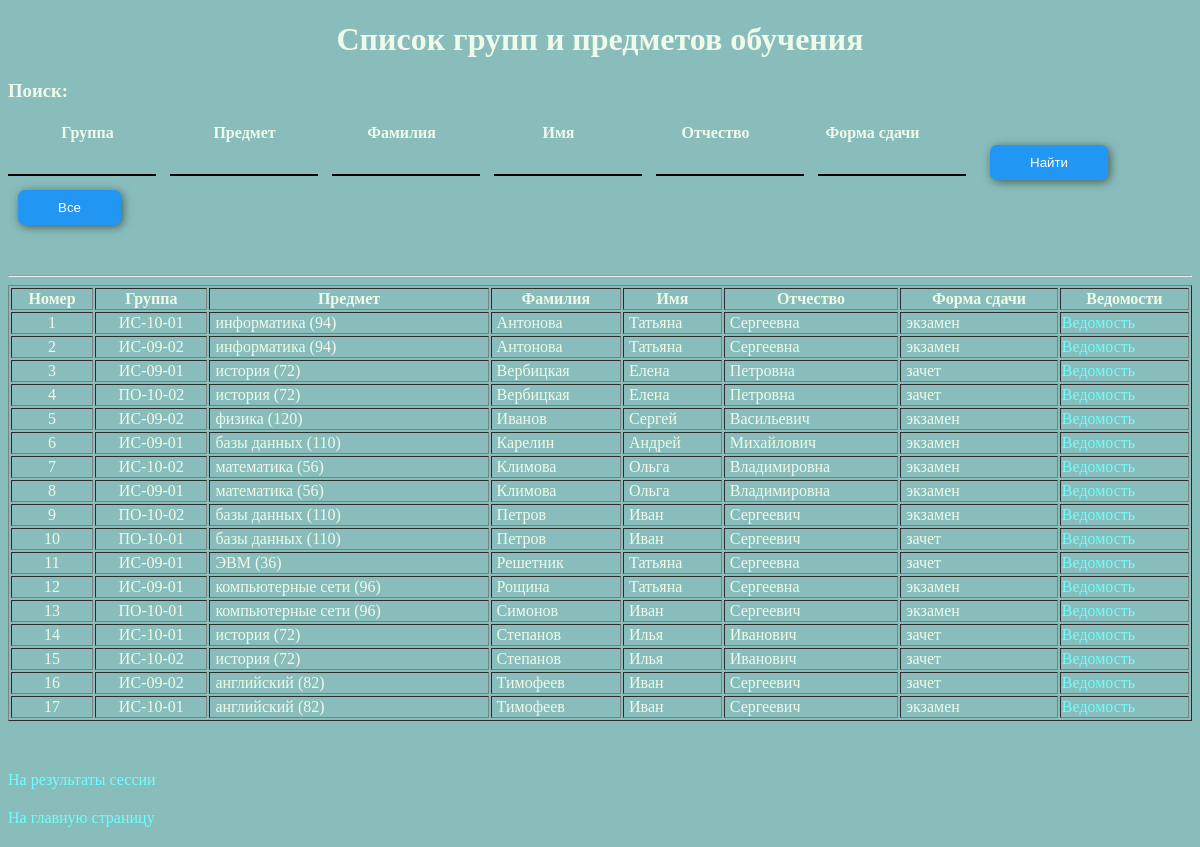
The page /project/views/groups_subjects.php on the database its author committed.
### tables this page shows
CREATE TABLE `groups_subjects` (
  `id` smallint(6) NOT NULL,
  `group_id` smallint(6) DEFAULT NULL,
  `subject_id` smallint(6) DEFAULT NULL,
  `lecturer_id` smallint(6) DEFAULT NULL,
  `exam_test` enum('экзамен','зачет') DEFAULT NULL
);

CREATE TABLE `groups` (
  `id` smallint(6) NOT NULL,
  `name` char(10) DEFAULT NULL
);

CREATE TABLE `subjects` (
  `id` smallint(6) NOT NULL,
  `name` char(50) DEFAULT NULL,
  `hours` smallint(6) DEFAULT NULL
);

CREATE TABLE `lecturers` (
  `id` smallint(6) NOT NULL,
  `surname` char(20) DEFAULT NULL,
  `name` char(15) DEFAULT NULL,
  `patronymic` char(20) DEFAULT NULL,
  `post_id` tinyint(4) DEFAULT NULL,
  `faculty_id` tinyint(4) DEFAULT NULL
);

### project/consts/paths.php (called while the page is built)
<?php
$PATHS = [
    'footer' => '/../modules/footer.php',
    'css' => '/css/styles.css',
    'js' => '/js/main.js'
];
?>

### project/helpers/Path.php (called while the page is built)
<?php
require_once(__DIR__ . '/../consts/paths.php');
function getPathToModule(string $module): string {
    global $PATHS;
    return $PATHS[$module];
}
function includeModule(string $module): void {
    require_once(__DIR__ . getPathToModule($module));
}
?>

### project/helpers/String.php (called while the page is built, shortened)
<?php
function strStartsWith(string $haystack, $needle): bool {
	if(is_array($needle)) {
		return false;
	}
	return 0 === strpos($haystack, $needle);
}
function strEndsWith(string $haystack, $needle ): bool {
	if ('' === $haystack && '' !== $needle) return false;
	$len = strlen($needle);
	return 0 === substr_compare($haystack, $needle, -$len, $len);
}
?>

### project/helpers/URL.php (called while the page is built, shortened)
<?php
require_once(__DIR__ . '/../consts/URL.php');
require_once(__DIR__ . '/String.php');
function makeURL(string $page, string $form = 'view', $GETparams = '', $GETvalues = ''): string {
    global $constsViewURL, $constsDeleteFormURL, $constsInsertFormURL, $constsUpdateFormURL;
    $URL = '';
    switch($form) {
        case 'view': $URL = $constsViewURL[$page]; break;
        default: $URL = $constsViewURL[$page];
    }
    return addURLParams($URL, $GETparams, $GETvalues);
}
function addURLParams(string $URL, $GETparams = '', $GETvalues = ''): string {
    if(!empty($GETparams) AND !empty($GETvalues)) {
        return $URL . '?' . $GETparams . '=' . $GETvalues;
    }
    return $URL;
}
function normalizeURL(string $URL): string {
    $URLwithoutArgs = substr($URL, 0, strpos($URL, '?'));
    if(strEndsWith($URL, '.php')) $URL = substr($URL, 0, -4);
    return $URL;
}
function getCurrentURL(): string {
    return normalizeURL($_SERVER['REQUEST_URI']);
}
?>

### project/helpers/DB.php (called while the page is built, shortened)
<?php
function rowExist($result): bool {
    return mysqli_num_rows($result);
}
?>

### project/consts/URL.php (called while the page is built, shortened)
<?php
$constsViewURL = [
    'academic_performance' => '/views/academic_performance',
    'faculties' => '/views/faculties',
    'groups_subjects' => '/views/groups_subjects',
    'groups' => '/views/groups',
    'index' => '/index',
    'know_group' => '/views/know_group',
    'lecturers_search' => '/views/lecturers_search',
    'lecturers' => '/views/lecturers',
    'login' => '/views/login',
    'logout' => '/views/logout',
    'registration' => '/views/registration',
    'session_results' => '/views/session_results',
    'students_search' => '/views/students_search',
    'students' => '/views/students',
    'subjects' => '/views/subjects',
    'users' => '/views/users'
];
?>

### project/views/groups_subjects.php (the view, shortened to what this page needs)
<?php
require_once(__DIR__ . '/../helpers/Authorization.php');
$keywords = ['group' => '', 'subject' => '', 'surname' => '', 'name' => '', 'patronymic' => '', 'exam_test' => ''];
$query_groups_subjects = "SELECT groups.name as group_name, subjects.name as subject, subjects.hours as subject_hours, lecturers.surname,
    lecturers.name, lecturers.patronymic, groups_subjects.exam_test, groups_subjects.id as group_subject_id
    FROM groups, subjects, lecturers, groups_subjects
    WHERE groups_subjects.group_id = groups.id
    AND groups_subjects.subject_id = subjects.id
    AND groups_subjects.lecturer_id = lecturers.id
    %s %s %s %s %s %s
    ORDER BY surname ASC";
$search_query_groups_subjects_group = $keywords['group'] ? sprintf("AND groups.name LIKE '%%%s%%' ",  $keywords['group']) : "";
$search_query_groups_subjects_subject = $keywords['subject'] ? sprintf("AND subjects.name LIKE '%%%s%%' ",  $keywords['subject']) : "";
$search_query_groups_subjects_surname = $keywords['surname'] ? sprintf("AND lecturers.surname LIKE '%%%s%%' ",  $keywords['surname']) : "";
$search_query_groups_subjects_name = $keywords['name'] ? sprintf("AND lecturers.name LIKE '%%%s%%' ",  $keywords['name']) : "";
$search_query_groups_subjects_patronymic = $keywords['patronymic'] ? sprintf("AND lecturers.patronymic LIKE '%%%s%%' ",  $keywords['patronymic']) : "";
$search_query_groups_subjects_exam_test = $keywords['exam_test'] ? sprintf("AND groups_subjects.exam_test LIKE '%%%s%%' ",  $keywords['exam_test']) : "";
$query_groups_subjects = sprintf($query_groups_subjects, $search_query_groups_subjects_group,
$search_query_groups_subjects_subject, $search_query_groups_subjects_surname,
$search_query_groups_subjects_name, $search_query_groups_subjects_patronymic,
$search_query_groups_subjects_exam_test);
$result_groups_subjects = mysqli_query($connection, $query_groups_subjects) or die($connection->error);
$group_subject_row = mysqli_fetch_assoc($result_groups_subjects);
?>
<!DOCTYPE html>
<html lang="ru">
<head>
  <link href="<?php echo getPathToModule('css'); ?>" rel="stylesheet" type="text/css" charset="utf-8">
</head>
<body>
  <h1>Список групп и предметов обучения</h1>
  <h3>Поиск:</h3>
   <table border="0" cellspacing="2" cellpadding="1">
      <tr class="tr-nohover">
        <th width="153px" scope="col">Группа</th>
        <th width="153px" scope="col">Предмет</th>
        <th width="153px" scope="col">Фамилия </th>
        <th width="153px" scope="col">Имя</th>
        <th width="153px" scope="col">Отчество</th>
        <th width="153px" scope="col">Форма сдачи</th>
      </tr>
    </table>
  <form action="<?php echo getCurrentURL(); ?>" method="get" enctype="text/plain" autocomplete="off">
    <input name="group" type="text" class="border-bottom" value="<?php echo $keywords['group']; ?>" size="13">
    <input name="subject" type="text" class="border-bottom" value="<?php echo $keywords['subject']; ?>"size="13">
    <input name="surname" type="text" class="border-bottom" value="<?php echo $keywords['surname']; ?>"size="13">
    <input name="name" type="text" class="border-bottom" value="<?php echo $keywords['name']; ?>"size="13">
    <input name="patronymic" type="text" class="border-bottom" value="<?php echo $keywords['patronymic']; ?>"size="13">
    <input name="exam_test" type="text" class="border-bottom" value="<?php echo $keywords['exam_test']; ?>"size="13">
    <input type="submit" name="Submit" value="Найти" class="blueButton">
  </form>
  <form action="<?php echo getCurrentURL(); ?>" method="get" enctype="text/plain">
    <input type="submit" name="Submit" value="Все" class="blueButton" style="margin-top: 10px;">
  </form>
  <p>&nbsp;</p>
  <hr>
<?php if (rowExist($result_groups_subjects)) { ?>
  <table width="100%"  border="1" cellspacing="2" cellpadding="1">
    <tr>
      <th scope="col">Номер</th>
      <th scope="col">Группа</th>
      <th scope="col">Предмет</th>
      <th scope="col">Фамилия </th>
      <th scope="col">Имя</th>
      <th scope="col">Отчество</th>
      <th scope="col">Форма сдачи</th>
      <th scope="col">Ведомости</th>
    </tr>
<?php $i=1; do { ?>
    <tr>
      <td class="center"><?php echo $i; ?></td>
      <td class="center"><?php echo $group_subject_row['group_name']; ?></td>
      <td class="paddingLeft"><?php echo $group_subject_row['subject'] . ' (' . $group_subject_row['subject_hours'] . ')'; ?></td>
      <td class="paddingLeft"><?php echo $group_subject_row['surname']; ?></td>
      <td class="paddingLeft"><?php echo $group_subject_row['name']; ?></td>
      <td class="paddingLeft"><?php echo $group_subject_row['patronymic']; ?></td>
      <td class="paddingLeft"><?php echo $group_subject_row['exam_test']; ?></td>
      <td><a href="<?php echo makeURL('academic_performance', '', 'group_subject', $group_subject_row['group_subject_id']); ?>">Ведомость</a></td>
    </tr>
<?php $i++; } while($group_subject_row = mysqli_fetch_assoc($result_groups_subjects)); freeResult($result_groups_subjects); ?>
  </table>
<?php } else { ?>
  <h3>Преподавателей на данной кафедре пока нет!</h3>
<?php } ?>
<p>&nbsp;</p>
  <p><a href="<?php echo makeURL('session_results'); ?>">На результаты сессии</a> </p>
<?php includeModule('footer'); ?>

### project/modules/footer.php
    <div class="footer">
<?php if(getCurrentURL() != normalizeURL(makeURL('index')) && getCurrentURL() != '/') { ?>
        <a href="<?php echo makeURL('index'); ?>">На главную страницу</a>
<?php } ?>
    </div>
</body>
</html>

### project/css/styles.css (style rules this page uses)
body { background-color: #89bdbb; color: #effaea; }
h1 { text-align: center; }
.paddingLeft { padding-left: 5px; }
.center { text-align: center; }
a { color: #6DFFFF; text-decoration: none; transition: color 1s, border 0.5s; }
.footer { overflow-x: hidden; margin: 20px 0 20px 0; }
.blueButton { background-color: #2196f3; color: white; border: 0; padding: 10px 40px; margin: 0 10px; border-radius: 7px; box-shadow: 2px 2px 10px rgba(0,0,0,0.5); transition: background-color 0.5s; }
.border-bottom { font-size: 16px; border: 0; border-bottom: 2px solid black; background-color: #89bdbb; color: white; padding: 3px; margin-right: 10px; }

### rows shown on the page
groups_subjects: group.name "ИС-10-01", subject.name "информатика", subject.hours "94", lecturer.surname "Антонова", lecturer.name "Татьяна", lecturer.patronymic "Сергеевна", exam_test "экзамен"
groups_subjects: group.name "ИС-09-02", subject.name "информатика", subject.hours "94", lecturer.surname "Антонова", lecturer.name "Татьяна", lecturer.patronymic "Сергеевна", exam_test "экзамен"
groups_subjects: group.name "ИС-09-01", subject.name "история", subject.hours "72", lecturer.surname "Вербицкая", lecturer.name "Елена", lecturer.patronymic "Петровна", exam_test "зачет"
groups_subjects: group.name "ПО-10-02", subject.name "история", subject.hours "72", lecturer.surname "Вербицкая", lecturer.name "Елена", lecturer.patronymic "Петровна", exam_test "зачет"
groups_subjects: group.name "ИС-09-02", subject.name "физика", subject.hours "120", lecturer.surname "Иванов", lecturer.name "Сергей", lecturer.patronymic "Васильевич", exam_test "экзамен"
groups_subjects: group.name "ИС-09-01", subject.name "базы данных", subject.hours "110", lecturer.surname "Карелин", lecturer.name "Андрей", lecturer.patronymic "Михайлович", exam_test "экзамен"
groups_subjects: group.name "ИС-10-02", subject.name "математика", subject.hours "56", lecturer.surname "Климова", lecturer.name "Ольга", lecturer.patronymic "Владимировна", exam_test "экзамен"
groups_subjects: group.name "ИС-09-01", subject.name "математика", subject.hours "56", lecturer.surname "Климова", lecturer.name "Ольга", lecturer.patronymic "Владимировна", exam_test "экзамен"
groups_subjects: group.name "ПО-10-02", subject.name "базы данных", subject.hours "110", lecturer.surname "Петров", lecturer.name "Иван", lecturer.patronymic "Сергеевич", exam_test "экзамен"
groups_subjects: group.name "ПО-10-01", subject.name "базы данных", subject.hours "110", lecturer.surname "Петров", lecturer.name "Иван", lecturer.patronymic "Сергеевич", exam_test "зачет"
groups_subjects: group.name "ИС-09-01", subject.name "ЭВМ", subject.hours "36", lecturer.surname "Решетник", lecturer.name "Татьяна", lecturer.patronymic "Сергеевна", exam_test "зачет"
groups_subjects: group.name "ИС-09-01", subject.name "компьютерные сети", subject.hours "96", lecturer.surname "Рощина", lecturer.name "Татьяна", lecturer.patronymic "Сергеевна", exam_test "экзамен"
groups_subjects: group.name "ПО-10-01", subject.name "компьютерные сети", subject.hours "96", lecturer.surname "Симонов", lecturer.name "Иван", lecturer.patronymic "Сергеевич", exam_test "экзамен"
groups_subjects: group.name "ИС-10-01", subject.name "история", subject.hours "72", lecturer.surname "Степанов", lecturer.name "Илья", lecturer.patronymic "Иванович", exam_test "зачет"
groups_subjects: group.name "ИС-10-02", subject.name "история", subject.hours "72", lecturer.surname "Степанов", lecturer.name "Илья", lecturer.patronymic "Иванович", exam_test "зачет"
groups_subjects: group.name "ИС-09-02", subject.name "английский", subject.hours "82", lecturer.surname "Тимофеев", lecturer.name "Иван", lecturer.patronymic "Сергеевич", exam_test "зачет"
groups_subjects: group.name "ИС-10-01", subject.name "английский", subject.hours "82", lecturer.surname "Тимофеев", lecturer.name "Иван", lecturer.patronymic "Сергеевич", exam_test "экзамен"
